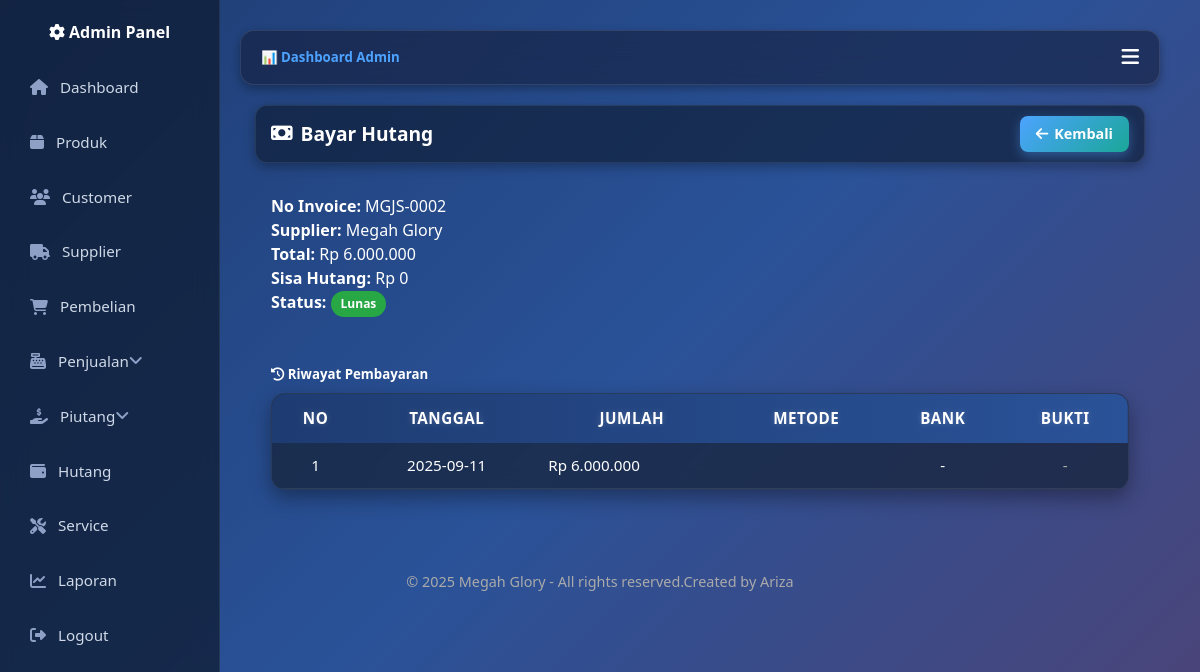
Screenshot of /Admin/Hutang/bayar_hutang.php?id=7 (signed in) with the database file from the repository.
### tables this page shows
CREATE TABLE `hutang` (
  `id` int(11) NOT NULL,
  `pembelian_id` int(11) DEFAULT NULL,
  `jatuh_tempo` date DEFAULT NULL,
  `sisa_hutang` decimal(15,2) NOT NULL DEFAULT 0.00,
  `status` enum('Belum Lunas','Lunas') NOT NULL DEFAULT 'Belum Lunas'
);

CREATE TABLE `pembelian` (
  `id` int(11) NOT NULL,
  `no_invoice` varchar(50) DEFAULT NULL,
  `supplier_id` int(11) DEFAULT NULL,
  `tanggal` date DEFAULT NULL,
  `metode_bayar` enum('Cash','Kredit') DEFAULT 'Cash',
  `total` decimal(15,2) DEFAULT 0.00,
  `status_hutang` enum('Lunas','Belum Lunas') DEFAULT 'Lunas',
  `keterangan` text DEFAULT NULL,
  `nota_file` varchar(255) DEFAULT NULL,
  `jenis` enum('Barang','SPJ') DEFAULT 'Barang',
  `no_spj` varchar(50) DEFAULT NULL
);

CREATE TABLE `supplier` (
  `id` int(11) NOT NULL,
  `nama_supplier` varchar(100) NOT NULL,
  `alamat` text DEFAULT NULL,
  `no_telp` varchar(30) DEFAULT NULL,
  `email` varchar(100) DEFAULT NULL
);

CREATE TABLE `hutang_pembayaran` (
  `id` int(11) NOT NULL,
  `hutang_id` int(11) NOT NULL,
  `tanggal` date NOT NULL,
  `jumlah` decimal(15,2) NOT NULL,
  `created_at` timestamp NULL DEFAULT current_timestamp()
);

### Admin/Hutang/bayar_hutang.php (the view, shortened to what this page needs)
<?php
include "../../config.php";
include "../../header.php";
if (!function_exists('formatRupiah')) {
    function formatRupiah($angka) {
        return "Rp " . number_format((float)$angka, 0, ",", ".");
    }
}
$id = intval($_GET['id'] ?? 0);
$hutang = $conn->query("SELECT h.*, p.no_invoice, s.nama_supplier, p.total
                        FROM hutang h
                        LEFT JOIN pembelian p ON h.pembelian_id=p.id
                        LEFT JOIN supplier s ON p.supplier_id=s.id
                        WHERE h.id=$id")->fetch_assoc();
?>
<div class="container-fluid">
  <div class="page-header">
    <h2 class="fw-bold text-gradient mb-0">
      <i class="fa fa-money-bill"></i> Bayar Hutang
    </h2>
    <a href="hutang.php" class="btn-add"><i class="fa fa-arrow-left"></i> Kembali</a>
  </div>
  <div class="card-dark mb-3 p-3">
    <p><strong>No Invoice:</strong> <?=htmlspecialchars($hutang['no_invoice'])?></p>
    <p><strong>Supplier:</strong> <?=htmlspecialchars($hutang['nama_supplier'])?></p>
    <p><strong>Total:</strong> <?=formatRupiah($hutang['total'])?></p>
    <p><strong>Sisa Hutang:</strong> <?=formatRupiah($hutang['sisa_hutang'])?></p>
    <p><strong>Status:</strong>
      <?= $hutang['status']=="Lunas"
            ? '<span class="badge badge-success">Lunas</span>'
            : '<span class="badge badge-danger">Belum Lunas</span>' ?>
    </p>
  </div>
  <?php
  $riwayat = $conn->query("
    SELECT * FROM hutang_pembayaran
    WHERE hutang_id = $id
    ORDER BY tanggal DESC, id DESC
  ");
  ?>
  <div class="card-dark p-3">
    <h5><i class="fa fa-history"></i> Riwayat Pembayaran</h5>
    <div class="table-responsive mt-2">
      <table class="table table-modern align-middle mb-0">
        <thead>
          <tr>
            <th>No</th>
            <th>Tanggal</th>
            <th>Jumlah</th>
            <th>Metode</th>
            <th>Bank</th>
            <th>Bukti</th>
          </tr>
        </thead>
        <tbody>
          <?php if($riwayat && $riwayat->num_rows > 0): $no=1; ?>
            <?php while($row = $riwayat->fetch_assoc()): ?>
              <tr>
                <td class="text-center"><?= $no++ ?></td>
                <td class="text-center"><?= htmlspecialchars($row['tanggal']) ?></td>
                <td class="text-end"><?= formatRupiah($row['jumlah']) ?></td>
                <td class="text-center"><?= htmlspecialchars($row['metode']) ?></td>
                <td class="text-center"><?= htmlspecialchars($row['nama_bank'] ?? '-') ?></td>
                <td class="text-center">
                  <?php if(!empty($row['bukti_bayar'])): ?>
                    <a href="../../uploads/bukti_hutang/<?= htmlspecialchars($row['bukti_bayar']) ?>" target="_blank" class="btn-aksi btn-aksi-info">
                      <i class="fa fa-file"></i> Lihat
                    </a>
                  <?php else: ?>
                    <span class="text-muted">-</span>
                  <?php endif; ?>
                </td>
              </tr>
            <?php endwhile; ?>
          <?php else: ?>
            <tr><td colspan="6" class="text-center">Belum ada pembayaran.</td></tr>
          <?php endif; ?>
        </tbody>
      </table>
    </div>
  </div>
</div>
<?php include "../../footer.php"; ?>

### assets/css/base.css (style rules this page uses)
:root { --primary: #009688; --secondary: #6c757d; --success: #28a745; --danger: #dc3545; --warning: #ffc107; --info: #17a2b8; --light: #f8f9fa; --dark: #212529; --body-bg: #0a1930; --body-color: #ffffff; }
* { box-sizing: border-box; margin: 0; padding: 0; }
body { font-family: 'Segoe UI', sans-serif; background: linear-gradient(135deg, #1e3c72, #2a5298, #4e4376); color: var(--body-color); line-height: 1.5; }
a { text-decoration: none; color: inherit; }
.container-fluid { width: 100%; padding: 0 15px; margin: 0 auto; }
.text-center { text-align: center !important; }
.text-muted { color: #aaa !important; }
.mt-2 { margin-top: .5rem !important; }
.mb-3 { margin-bottom: 1rem !important; }
.p-3 { padding: 1rem !important; }
.fw-bold { font-weight: 700 !important; }

### assets/css/layout.css (style rules this page uses)
.page-header { display: flex; justify-content: space-between; align-items: center; flex-wrap: wrap; padding: 10px 15px; margin-bottom: 15px; background: rgba(15, 28, 51, 0.65); border: 1px solid rgba(255,255,255,0.08); border-radius: 12px; box-shadow: 0 4px 12px rgba(0,0,0,0.3); gap: 10px; }
.page-header h2 { margin: 0; font-size: 1.2rem; font-weight: 700; display: flex; align-items: center; gap: 8px; color: #fff; }

### assets/css/components.css (style rules this page uses)
.table-modern { width: 100%; border-collapse: separate; border-spacing: 0; border-radius: 14px; overflow: hidden; background: rgba(15, 28, 51, 0.7); backdrop-filter: blur(10px); color: #fff; box-shadow: 0 8px 20px rgba(0,0,0,0.35); font-size: 0.95rem; line-height: 1.4; border: 1px solid rgba(255,255,255,0.08); }
.table-modern thead tr { background: linear-gradient(90deg, #1e3c72, #2a5298); color: #fff; }
.table-modern thead th { padding: 14px; border: none !important; font-weight: 700; text-align: center; text-transform: uppercase; letter-spacing: 0.5px; text-shadow: 0 0 6px rgba(255,255,255,0.2); }
.table-modern td { padding: 12px 14px; vertical-align: middle; border-bottom: 1px solid rgba(255,255,255,0.08); transition: background 0.2s ease; }
.table-modern tbody tr:nth-child(odd) { background: rgba(255,255,255,0.02); }
.table-modern td:nth-child(1), .table-modern td:last-child { text-align: center; }
::placeholder { color: #aaa; }
.badge { display: inline-block; padding: 4px 10px; border-radius: 50px; font-size: 0.75rem; font-weight: 600; color: #fff; }
.badge-success { background: var(--success); }

### assets/css/custom.css (style rules this page uses)
.btn-add { display: inline-flex; align-items: center; justify-content: center; gap: 6px; background: linear-gradient(135deg, #4da3ff, #1aa798); color: #fff !important; font-weight: 600; padding: 0 16px; height: 36px; border-radius: 8px; font-size: 0.9rem; line-height: 1; transition: all 0.3s ease; box-shadow: 0 4px 12px rgba(77,163,255,0.4); }
.btn-add i { font-size: 0.9rem; line-height: 1; }
html, body { height: 100%; margin: 0; display: flex; flex-direction: column; }

### rows the page displays
hutang: pembelian.no_invoice "MGJS-0002", supplier.nama_supplier "Megah Glory", pembelian.total "Rp 6.000.000", sisa_hutang "Rp 0"
hutang_pembayaran: tanggal "2025-09-11", jumlah "Rp 6.000.000", nama_bank "-"
